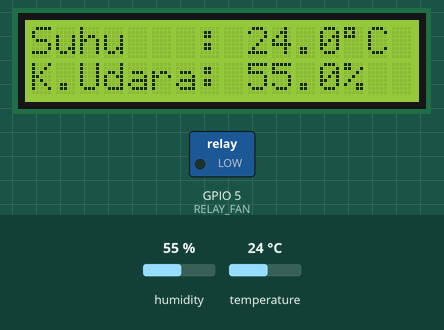
This sketch was run on a simulated ESP8266 (NodeMCU). Shown: 16×2 character LCD, switched loads named in the sketch (green lamp = pin HIGH). The test bench sets the inputs (shaded band); at power-on: humidity 55 %, temperature 24 °C. WiFi joins after 1.5 s; servers stay silent unless stated; what the sketch prints to the serial monitor is not drawn.

Above: at 2.8 s.
2.9 s: humidity set to 22 %
At 4.2 s:
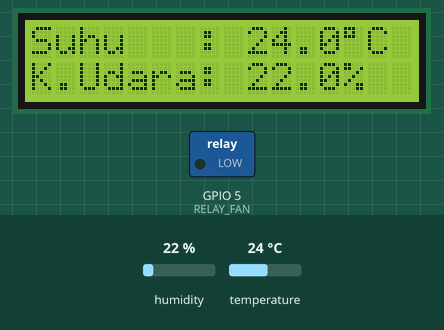
5.6 s: temperature set to 12 °C
At 7.1 s:
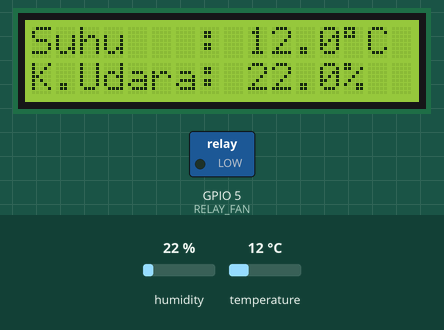
8.3 s: humidity set to 40 %
At 10.4 s:
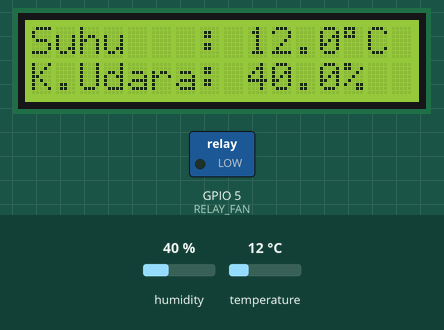
11.3 s: temperature set to 19 °C
At 13.3 s:
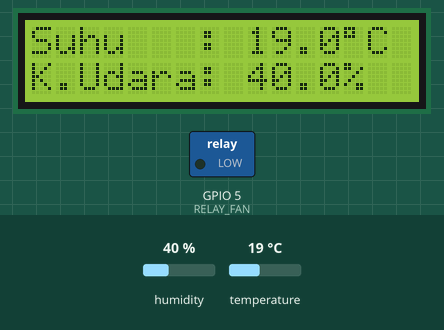
Timing chart, 0 to 14.8 s (numbered marks = the images above; inputs shaded):
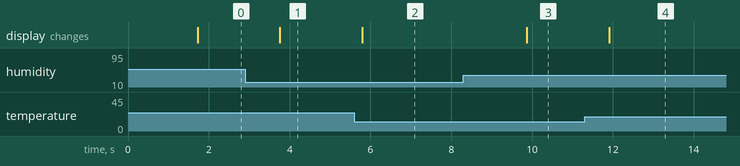

The sketch:

khusus_dht22_thingspeak__1_.ino
```cpp
/* =========================================================
   KHUSUS DHT22 + KIPAS + THINGSPEAK
   (tanpa soil moisture, tanpa pompa)
   Isi bagian yang ada tanda ISI DI SINI sebelum upload ya!
   ========================================================= */

#include <Wire.h>
#include <LiquidCrystal_I2C.h>
#include <DHT.h>
#include <ESP8266WiFi.h>
#include <ThingSpeak.h>

// ---------- ISI DI SINI: pin ----------
#define DHTPIN 2          // pin data DHT22 kamu
#define RELAY_FAN 5       // pin relay kipas kamu
#define DHTTYPE DHT22

// ---------- ISI DI SINI: WiFi & ThingSpeak ----------
const char* ssid       = "ISI_NAMA_WIFI";
const char* password   = "ISI_PASSWORD_WIFI";
unsigned long channelID = 0;              // ISI_CHANNEL_ID
const char* writeAPIKey = "ISI_WRITE_API_KEY";

LiquidCrystal_I2C lcd(0x27, 16, 2);
DHT dht(DHTPIN, DHTTYPE);
WiFiClient client;

unsigned long lastSend = 0;
const unsigned long sendInterval = 15000; // kirim tiap 15 detik

void setup() {
  Serial.begin(115200);
  dht.begin();

  lcd.init();
  lcd.backlight();

  pinMode(RELAY_FAN, OUTPUT);
  digitalWrite(RELAY_FAN, LOW);

  WiFi.mode(WIFI_STA);
  WiFi.begin(ssid, password);
  lcd.setCursor(0, 0);
  lcd.print("Connecting WiFi");
  while (WiFi.status() != WL_CONNECTED) {
    delay(400);
    Serial.print(".");
  }
  Serial.println("\nWiFi connected!");
  lcd.clear();

  ThingSpeak.begin(client);
}

void loop() {
  float temperature = dht.readTemperature();
  float humidity = dht.readHumidity();

  if (isnan(temperature) || isnan(humidity)) {
    Serial.println("Gagal baca DHT22!");
    lcd.setCursor(0, 0);
    lcd.print("Sensor Error!  ");
    delay(2000);
    return;
  }

  // Kontrol kipas: nyala kalau panas & lembap
  bool fanOn = (temperature > 24 && humidity > 70);
  digitalWrite(RELAY_FAN, fanOn ? HIGH : LOW);

  // Tampilan LCD
  lcd.setCursor(0, 0);
  lcd.print("Suhu   : ");
  lcd.print(temperature, 1);
  lcd.print((char)223);
  lcd.print("C  ");

  lcd.setCursor(0, 1);
  lcd.print("K.Udara: ");
  lcd.print(humidity, 1);
  lcd.print("%  ");

  Serial.print("Suhu: "); Serial.print(temperature);
  Serial.print(" C, Kelembapan: "); Serial.print(humidity);
  Serial.print(" %, Kipas: "); Serial.println(fanOn ? "ON" : "OFF");

  // Kirim ke ThingSpeak tiap sendInterval
  if (millis() - lastSend > sendInterval) {
    ThingSpeak.setField(1, temperature); // field1 = suhu
    ThingSpeak.setField(2, humidity);    // field2 = kelembapan udara
    int result = ThingSpeak.writeFields(channelID, writeAPIKey);
    if (result == 200) {
      Serial.println("Data terkirim ke ThingSpeak!");
    } else {
      Serial.println("Gagal kirim, kode error: " + String(result));
    }
    lastSend = millis();
  }

  delay(2000);
}
```

Measured:
- after the input at 2.9 s, the display: changes after 0.86 s (image 1)
- after the input at 5.6 s, the display: changes after 0.20 s (image 2)
- after the input at 8.3 s, the display: changes after 1.6 s (image 3)
- after the input at 11.3 s, the display: changes after 0.61 s (image 4)
